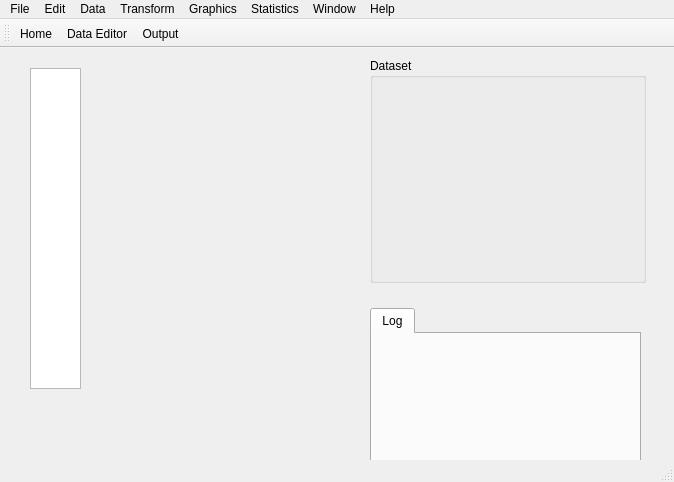
<?xml version="1.0" encoding="UTF-8"?>
<ui version="4.0">
 <class>MainWindow</class>
 <widget class="QMainWindow" name="MainWindow">
  <property name="geometry">
   <rect>
    <x>0</x>
    <y>0</y>
    <width>674</width>
    <height>482</height>
   </rect>
  </property>
  <property name="windowTitle">
   <string>MuriaSTAT</string>
  </property>
  <widget class="QWidget" name="centralWidget">
   <widget class="QTabWidget" name="extraTabWidget">
    <property name="geometry">
     <rect>
      <x>370</x>
      <y>260</y>
      <width>271</width>
      <height>161</height>
     </rect>
    </property>
    <property name="currentIndex">
     <number>0</number>
    </property>
    <widget class="QWidget" name="tabLog">
     <attribute name="title">
      <string>Log</string>
     </attribute>
    </widget>
   </widget>
   <widget class="QGroupBox" name="datasetGroupBox">
    <property name="geometry">
     <rect>
      <x>370</x>
      <y>10</y>
      <width>276</width>
      <height>225</height>
     </rect>
    </property>
    <property name="title">
     <string>Dataset</string>
    </property>
   </widget>
   <widget class="QPlainTextEdit" name="mainPlainTextEdit">
    <property name="geometry">
     <rect>
      <x>30</x>
      <y>20</y>
      <width>51</width>
      <height>321</height>
     </rect>
    </property>
   </widget>
   <widget class="QWidget" name="mainEditor" native="true">
    <property name="geometry">
     <rect>
      <x>90</x>
      <y>20</y>
      <width>120</width>
      <height>321</height>
     </rect>
    </property>
   </widget>
   <widget class="QWidget" name="mainOutput" native="true">
    <property name="geometry">
     <rect>
      <x>220</x>
      <y>20</y>
      <width>120</width>
      <height>321</height>
     </rect>
    </property>
   </widget>
  </widget>
  <widget class="QMenuBar" name="menuBar">
   <property name="geometry">
    <rect>
     <x>0</x>
     <y>0</y>
     <width>674</width>
     <height>21</height>
    </rect>
   </property>
   <widget class="QMenu" name="menuWindow">
    <property name="title">
     <string>Window</string>
    </property>
    <addaction name="actionDataset"/>
    <addaction name="actionExtras"/>
    <addaction name="actionReport"/>
    <addaction name="actionShowOutput"/>
   </widget>
   <widget class="QMenu" name="menuFile">
    <property name="title">
     <string>File</string>
    </property>
    <widget class="QMenu" name="menuOpen">
     <property name="title">
      <string>Open</string>
     </property>
     <addaction name="actionData"/>
     <addaction name="actionScript_2"/>
     <addaction name="actionOpenOutput"/>
    </widget>
    <widget class="QMenu" name="menuNew">
     <property name="title">
      <string>New</string>
     </property>
     <addaction name="actionNewData"/>
     <addaction name="actionScript"/>
     <addaction name="actionNewOutput"/>
    </widget>
    <addaction name="menuNew"/>
    <addaction name="menuOpen"/>
    <addaction name="separator"/>
    <addaction name="actionSave"/>
    <addaction name="actionSave_As"/>
    <addaction name="separator"/>
    <addaction name="actionExample_Dataset"/>
    <addaction name="actionRecent_Dataset"/>
    <addaction name="separator"/>
    <addaction name="actionOption"/>
    <addaction name="actionExit"/>
   </widget>
   <widget class="QMenu" name="menuEdit">
    <property name="title">
     <string>Edit</string>
    </property>
    <addaction name="actionUndo"/>
    <addaction name="actionRedo"/>
    <addaction name="separator"/>
    <addaction name="actionCut"/>
    <addaction name="actionCopy"/>
    <addaction name="actionPaste"/>
    <addaction name="actionDelete"/>
    <addaction name="separator"/>
    <addaction name="actionFind_and_Replace"/>
    <addaction name="actionReplace"/>
    <addaction name="separator"/>
    <addaction name="actionClear_Console"/>
    <addaction name="separator"/>
    <addaction name="actionGo_to_Variable"/>
   </widget>
   <widget class="QMenu" name="menuData">
    <property name="title">
     <string>Data</string>
    </property>
    <widget class="QMenu" name="menuMerge">
     <property name="title">
      <string>Merge</string>
     </property>
     <addaction name="actionMerge_by_Row"/>
     <addaction name="actionMerge_by_Column"/>
    </widget>
    <addaction name="actionShowData_Editor"/>
    <addaction name="separator"/>
    <addaction name="actionSort"/>
    <addaction name="actionTranspose"/>
    <addaction name="menuMerge"/>
    <addaction name="actionAggregate"/>
    <addaction name="separator"/>
    <addaction name="actionSplit"/>
    <addaction name="actionIdentify_Duplicate_Cases"/>
    <addaction name="actionDuplicate_Count"/>
    <addaction name="actionSelect"/>
    <addaction name="actionWeight_Cases"/>
   </widget>
   <widget class="QMenu" name="menuTransform">
    <property name="title">
     <string>Transform</string>
    </property>
    <widget class="QMenu" name="menuRecode">
     <property name="title">
      <string>Recode</string>
     </property>
     <addaction name="actionRecodeSameVar"/>
     <addaction name="actionRecodeDiffVar"/>
    </widget>
    <addaction name="actionCompute_Variable"/>
    <addaction name="separator"/>
    <addaction name="menuRecode"/>
    <addaction name="actionAutomatic_Recode"/>
    <addaction name="actionRandom_Number_Generator"/>
    <addaction name="separator"/>
    <addaction name="actionReplace_Missing_Value"/>
    <addaction name="separator"/>
    <addaction name="actionRank_Case"/>
   </widget>
   <widget class="QMenu" name="menuStatistic">
    <property name="title">
     <string>Statistics</string>
    </property>
    <widget class="QMenu" name="menuDimension_Reduction">
     <property name="title">
      <string>Dimension Reduction</string>
     </property>
     <addaction name="actionPrincipal_Component_Analysis"/>
     <addaction name="actionExploratory_Factor_Analysis"/>
     <addaction name="actionCorrespondence_Analysis"/>
     <addaction name="actionOptimal_Scaling"/>
    </widget>
    <widget class="QMenu" name="menuRegression">
     <property name="title">
      <string>Regression</string>
     </property>
     <addaction name="actionLinear_Regression"/>
     <addaction name="actionNonlinear_Regression"/>
     <addaction name="separator"/>
     <addaction name="actionLogistic_Regression"/>
    </widget>
    <widget class="QMenu" name="menuGeneralized_Linear_Model">
     <property name="title">
      <string>Generalized Linear Model</string>
     </property>
     <addaction name="actionGeneralized_linear_model"/>
     <addaction name="actionGeneralized_Estimating_Equations"/>
    </widget>
    <widget class="QMenu" name="menuCompare_Means">
     <property name="title">
      <string>Compare Means</string>
     </property>
     <addaction name="actionMeans"/>
     <addaction name="actionOne_Sample_T_test"/>
    </widget>
    <widget class="QMenu" name="menuClassification">
     <property name="title">
      <string>Classification</string>
     </property>
     <addaction name="separator"/>
     <addaction name="actionDiscriminant_Analysis"/>
     <addaction name="actionK_Nearest_Neighbor"/>
     <addaction name="actionSupport_Vector_Machine"/>
    </widget>
    <widget class="QMenu" name="menuScale_Analysis">
     <property name="title">
      <string>Scale Analysis</string>
     </property>
     <addaction name="actionReliabilyti_Analysis"/>
     <addaction name="actionMultidimensional_Scaling"/>
    </widget>
    <widget class="QMenu" name="menuCluster_Analysis">
     <property name="title">
      <string>Cluster Analysis</string>
     </property>
     <addaction name="actionK_Means_Cluster"/>
     <addaction name="actionHieararchical_Cluster"/>
     <addaction name="actionTree_Analysis"/>
    </widget>
    <addaction name="actionDescriptive"/>
    <addaction name="menuCompare_Means"/>
    <addaction name="menuGeneralized_Linear_Model"/>
    <addaction name="actionCorrelation"/>
    <addaction name="menuRegression"/>
    <addaction name="menuClassification"/>
    <addaction name="menuCluster_Analysis"/>
    <addaction name="menuDimension_Reduction"/>
    <addaction name="menuScale_Analysis"/>
    <addaction name="actionTime_Series"/>
    <addaction name="separator"/>
    <addaction name="actionNonparametric"/>
   </widget>
   <widget class="QMenu" name="menuGraphics">
    <property name="title">
     <string>Graphics</string>
    </property>
    <addaction name="actionScatter_Plot"/>
    <addaction name="actionBuble_Plot"/>
    <addaction name="actionSunflower_Plot"/>
    <addaction name="actionMatrix_of_Scatter_Plot"/>
    <addaction name="actionConditioning_Plot"/>
    <addaction name="separator"/>
    <addaction name="actionBar_Plot"/>
    <addaction name="actionDot_Plot"/>
    <addaction name="separator"/>
    <addaction name="actionBox_Plot"/>
    <addaction name="actionHistogram"/>
    <addaction name="actionDash_LIne"/>
    <addaction name="actionSteam_and_leaf_Plot"/>
    <addaction name="action3_D_Plot"/>
    <addaction name="actionCircular_Plot"/>
    <addaction name="separator"/>
    <addaction name="actionReceiver_Operation_Characteristic_ROC_Curve"/>
    <addaction name="actionKaplan_Meier_Plot"/>
    <addaction name="actionPlot_an_arbitary_function_plot"/>
    <addaction name="actionEmpirical_Cumulatice_Probability_Density_Plot"/>
    <addaction name="actionEmpirical_Probability_Density_Plot"/>
    <addaction name="actionNormal_Qunatile_Quantile_Plot"/>
   </widget>
   <widget class="QMenu" name="menuHelp">
    <property name="title">
     <string>Help</string>
    </property>
    <addaction name="actionTopics"/>
    <addaction name="actionTutorial"/>
    <addaction name="actionAbout"/>
   </widget>
   <addaction name="menuFile"/>
   <addaction name="menuEdit"/>
   <addaction name="menuData"/>
   <addaction name="menuTransform"/>
   <addaction name="menuGraphics"/>
   <addaction name="menuStatistic"/>
   <addaction name="menuWindow"/>
   <addaction name="menuHelp"/>
  </widget>
  <widget class="QToolBar" name="mainToolBar">
   <attribute name="toolBarArea">
    <enum>TopToolBarArea</enum>
   </attribute>
   <attribute name="toolBarBreak">
    <bool>false</bool>
   </attribute>
   <addaction name="actionShowHome"/>
   <addaction name="actionShowData_Editor"/>
   <addaction name="actionShowOutput"/>
  </widget>
  <widget class="QStatusBar" name="statusBar"/>
  <action name="actionDataset">
   <property name="checkable">
    <bool>true</bool>
   </property>
   <property name="checked">
    <bool>true</bool>
   </property>
   <property name="text">
    <string>Dataset</string>
   </property>
  </action>
  <action name="actionExtras">
   <property name="checkable">
    <bool>true</bool>
   </property>
   <property name="checked">
    <bool>true</bool>
   </property>
   <property name="text">
    <string>Extras</string>
   </property>
  </action>
  <action name="actionReport">
   <property name="checkable">
    <bool>true</bool>
   </property>
   <property name="text">
    <string>Report</string>
   </property>
  </action>
  <action name="actionData">
   <property name="text">
    <string>Data...</string>
   </property>
  </action>
  <action name="actionScript">
   <property name="text">
    <string>Script</string>
   </property>
  </action>
  <action name="actionNewOutput">
   <property name="text">
    <string>Output</string>
   </property>
  </action>
  <action name="actionScript_2">
   <property name="text">
    <string>Script...</string>
   </property>
  </action>
  <action name="actionOpenOutput">
   <property name="text">
    <string>Output...</string>
   </property>
  </action>
  <action name="actionSave">
   <property name="text">
    <string>Save</string>
   </property>
  </action>
  <action name="actionSave_As">
   <property name="text">
    <string>Save As...</string>
   </property>
  </action>
  <action name="actionExample_Dataset">
   <property name="text">
    <string>Example Data...</string>
   </property>
  </action>
  <action name="actionRecent_Dataset">
   <property name="text">
    <string>Recent Data</string>
   </property>
  </action>
  <action name="actionExit">
   <property name="text">
    <string>Exit</string>
   </property>
  </action>
  <action name="actionUndo">
   <property name="text">
    <string>Undo</string>
   </property>
  </action>
  <action name="actionRedo">
   <property name="text">
    <string>Redo</string>
   </property>
  </action>
  <action name="actionCopy">
   <property name="text">
    <string>Copy</string>
   </property>
   <property name="shortcut">
    <string>Ctrl+C</string>
   </property>
  </action>
  <action name="actionPaste">
   <property name="text">
    <string>Paste</string>
   </property>
   <property name="shortcut">
    <string>Ctrl+V</string>
   </property>
  </action>
  <action name="actionDelete">
   <property name="text">
    <string>Delete</string>
   </property>
   <property name="shortcut">
    <string>Del</string>
   </property>
  </action>
  <action name="actionFind_and_Replace">
   <property name="text">
    <string>Find</string>
   </property>
  </action>
  <action name="actionReplace">
   <property name="text">
    <string>Replace</string>
   </property>
  </action>
  <action name="actionClear_Console">
   <property name="text">
    <string>Clear Console</string>
   </property>
  </action>
  <action name="actionGo_to_Variable">
   <property name="text">
    <string>Go to Variable</string>
   </property>
  </action>
  <action name="actionIdentify_Duplicate_Cases">
   <property name="text">
    <string>Identify Duplicate Cases</string>
   </property>
  </action>
  <action name="actionTranspose">
   <property name="text">
    <string>Transpose</string>
   </property>
  </action>
  <action name="actionAggregate">
   <property name="text">
    <string>Aggregate</string>
   </property>
  </action>
  <action name="actionSelect">
   <property name="text">
    <string>Select Cases</string>
   </property>
  </action>
  <action name="actionSplit">
   <property name="text">
    <string>Split</string>
   </property>
  </action>
  <action name="actionCases">
   <property name="text">
    <string>Cases</string>
   </property>
  </action>
  <action name="actionCompute_Variable">
   <property name="text">
    <string>Compute Variable...</string>
   </property>
  </action>
  <action name="actionAutomatic_Recode">
   <property name="text">
    <string>Automatic Recode...</string>
   </property>
  </action>
  <action name="actionVisual_Binning">
   <property name="text">
    <string>Visual Binning</string>
   </property>
  </action>
  <action name="actionOptimal_Binning">
   <property name="text">
    <string>Optimal Binning</string>
   </property>
  </action>
  <action name="actionRandom_Number_Generator">
   <property name="text">
    <string>Random Number Generator...</string>
   </property>
  </action>
  <action name="actionReplace_Missing_Value">
   <property name="text">
    <string>Replace Missing Value...</string>
   </property>
  </action>
  <action name="actionRank_Case">
   <property name="text">
    <string>Rank Case...</string>
   </property>
  </action>
  <action name="actionRecodeSameVar">
   <property name="text">
    <string>Same Variable...</string>
   </property>
  </action>
  <action name="actionRecodeDiffVar">
   <property name="text">
    <string>Different Variable...</string>
   </property>
  </action>
  <action name="actionScatter_Plot">
   <property name="text">
    <string>Scatter Plot</string>
   </property>
  </action>
  <action name="actionBuble_Plot">
   <property name="text">
    <string>Buble Plot</string>
   </property>
  </action>
  <action name="actionSunflower_Plot">
   <property name="text">
    <string>Sunflower Plot</string>
   </property>
  </action>
  <action name="actionMatrix_of_Scatter_Plot">
   <property name="text">
    <string>Matrix of Scatter Plot</string>
   </property>
  </action>
  <action name="actionConditioning_Plot">
   <property name="text">
    <string>Conditioning Plot</string>
   </property>
  </action>
  <action name="actionBar_Plot">
   <property name="text">
    <string>Bar Plot</string>
   </property>
  </action>
  <action name="actionDot_Plot">
   <property name="text">
    <string>Dot Plot</string>
   </property>
  </action>
  <action name="actionBox_Plot">
   <property name="text">
    <string>Box Plot</string>
   </property>
  </action>
  <action name="actionHistogram">
   <property name="text">
    <string>Histogram</string>
   </property>
  </action>
  <action name="actionDash_LIne">
   <property name="text">
    <string>Dash LIne</string>
   </property>
  </action>
  <action name="actionSteam_and_leaf_Plot">
   <property name="text">
    <string>Steam-and-leaf Plot</string>
   </property>
  </action>
  <action name="action3_D_Plot">
   <property name="text">
    <string>3-D Plot</string>
   </property>
  </action>
  <action name="actionCircular_Plot">
   <property name="text">
    <string>Circular Plot</string>
   </property>
  </action>
  <action name="actionReceiver_Operation_Characteristic_ROC_Curve">
   <property name="text">
    <string>Receiver Operation Characteristic (ROC) Curve</string>
   </property>
  </action>
  <action name="actionKaplan_Meier_Plot">
   <property name="text">
    <string>Kaplan-Meier Plot</string>
   </property>
  </action>
  <action name="actionPlot_an_arbitary_function_plot">
   <property name="text">
    <string>Plot an arbitary function plot</string>
   </property>
  </action>
  <action name="actionEmpirical_Cumulatice_Probability_Density_Plot">
   <property name="text">
    <string>Empirical Cumulatice Probability Density Plot</string>
   </property>
  </action>
  <action name="actionEmpirical_Probability_Density_Plot">
   <property name="text">
    <string>Empirical Probability Density Plot</string>
   </property>
  </action>
  <action name="actionNormal_Qunatile_Quantile_Plot">
   <property name="text">
    <string>Normal Qunatile-Quantile Plot</string>
   </property>
  </action>
  <action name="actionTopics">
   <property name="text">
    <string>Topics</string>
   </property>
  </action>
  <action name="actionTutorial">
   <property name="text">
    <string>Tutorial</string>
   </property>
  </action>
  <action name="actionAbout">
   <property name="text">
    <string>About</string>
   </property>
  </action>
  <action name="actionOption">
   <property name="text">
    <string>Options</string>
   </property>
  </action>
  <action name="actionNewData">
   <property name="text">
    <string>Data</string>
   </property>
  </action>
  <action name="actionWeight_Cases">
   <property name="text">
    <string>Weight Cases</string>
   </property>
  </action>
  <action name="actionDescriptive">
   <property name="text">
    <string>Descriptive...</string>
   </property>
  </action>
  <action name="actionNonparametric">
   <property name="text">
    <string>Nonparametric</string>
   </property>
  </action>
  <action name="actionTime_Series">
   <property name="text">
    <string>Time Series</string>
   </property>
  </action>
  <action name="actionPrincipal_Component_Analysis">
   <property name="text">
    <string>Principal Component Analysis</string>
   </property>
  </action>
  <action name="actionExploratory_Factor_Analysis">
   <property name="text">
    <string>Exploratory Factor Analysis</string>
   </property>
  </action>
  <action name="actionCorrelation">
   <property name="text">
    <string>Correlation</string>
   </property>
  </action>
  <action name="actionMeans">
   <property name="text">
    <string>Means</string>
   </property>
  </action>
  <action name="actionOne_Sample_T_test">
   <property name="text">
    <string>One Sample T-test</string>
   </property>
  </action>
  <action name="actionCluster">
   <property name="text">
    <string>K-Means Cluster</string>
   </property>
  </action>
  <action name="actionHieararchical_Cluster">
   <property name="text">
    <string>Hierarchical Cluster</string>
   </property>
  </action>
  <action name="actionCorrespondence_Analysis">
   <property name="text">
    <string>Correspondence Analysis</string>
   </property>
  </action>
  <action name="actionOptimal_Scaling">
   <property name="text">
    <string>Optimal Scaling</string>
   </property>
  </action>
  <action name="actionTree_Analysis">
   <property name="text">
    <string>Tree Analysis</string>
   </property>
  </action>
  <action name="actionDiscriminant_Analysis">
   <property name="text">
    <string>Discriminant Analysis</string>
   </property>
  </action>
  <action name="actionReliabilyti_Analysis">
   <property name="text">
    <string>Reliability Analysis</string>
   </property>
  </action>
  <action name="actionMultidimensional_Scaling">
   <property name="text">
    <string>Multidimensional Scaling</string>
   </property>
  </action>
  <action name="actionK_Nearest_Neighbor">
   <property name="text">
    <string>K-Nearest Neighbor</string>
   </property>
  </action>
  <action name="actionSupport_Vector_Machine">
   <property name="text">
    <string>Support Vector Machine</string>
   </property>
  </action>
  <action name="actionK_Means_Cluster">
   <property name="text">
    <string>K-Means Cluster</string>
   </property>
  </action>
  <action name="actionLinear_Regression">
   <property name="text">
    <string>Linear Regression</string>
   </property>
  </action>
  <action name="actionLogistic_Regression">
   <property name="text">
    <string>Logistic Regression</string>
   </property>
  </action>
  <action name="actionNonlinear_Regression">
   <property name="text">
    <string>Nonlinear Regression</string>
   </property>
  </action>
  <action name="actionGeneralized_linear_model">
   <property name="text">
    <string>Generalized Linear Models</string>
   </property>
  </action>
  <action name="actionGeneralized_Estimating_Equations">
   <property name="text">
    <string>Generalized Estimating Equations</string>
   </property>
  </action>
  <action name="actionCut">
   <property name="text">
    <string>Cut</string>
   </property>
   <property name="shortcut">
    <string>Ctrl+X</string>
   </property>
  </action>
  <action name="actionSort">
   <property name="text">
    <string>Sort</string>
   </property>
  </action>
  <action name="actionMerge_by_Row">
   <property name="text">
    <string>Merge by Row</string>
   </property>
  </action>
  <action name="actionMerge_by_Column">
   <property name="text">
    <string>Merge by Column</string>
   </property>
  </action>
  <action name="actionShowOutput">
   <property name="checkable">
    <bool>true</bool>
   </property>
   <property name="text">
    <string>Output</string>
   </property>
   <property name="toolTip">
    <string>Show Output</string>
   </property>
  </action>
  <action name="actionShowHome">
   <property name="checkable">
    <bool>true</bool>
   </property>
   <property name="text">
    <string>Home</string>
   </property>
   <property name="toolTip">
    <string>Show Home</string>
   </property>
  </action>
  <action name="actionShowData_Editor">
   <property name="checkable">
    <bool>true</bool>
   </property>
   <property name="text">
    <string>Data Editor</string>
   </property>
   <property name="toolTip">
    <string>Show Data Editor</string>
   </property>
  </action>
  <action name="actionDuplicate_Count">
   <property name="text">
    <string>Duplicate Count</string>
   </property>
  </action>
 </widget>
 <layoutdefault spacing="6" margin="11"/>
 <resources/>
 <connections/>
</ui>
